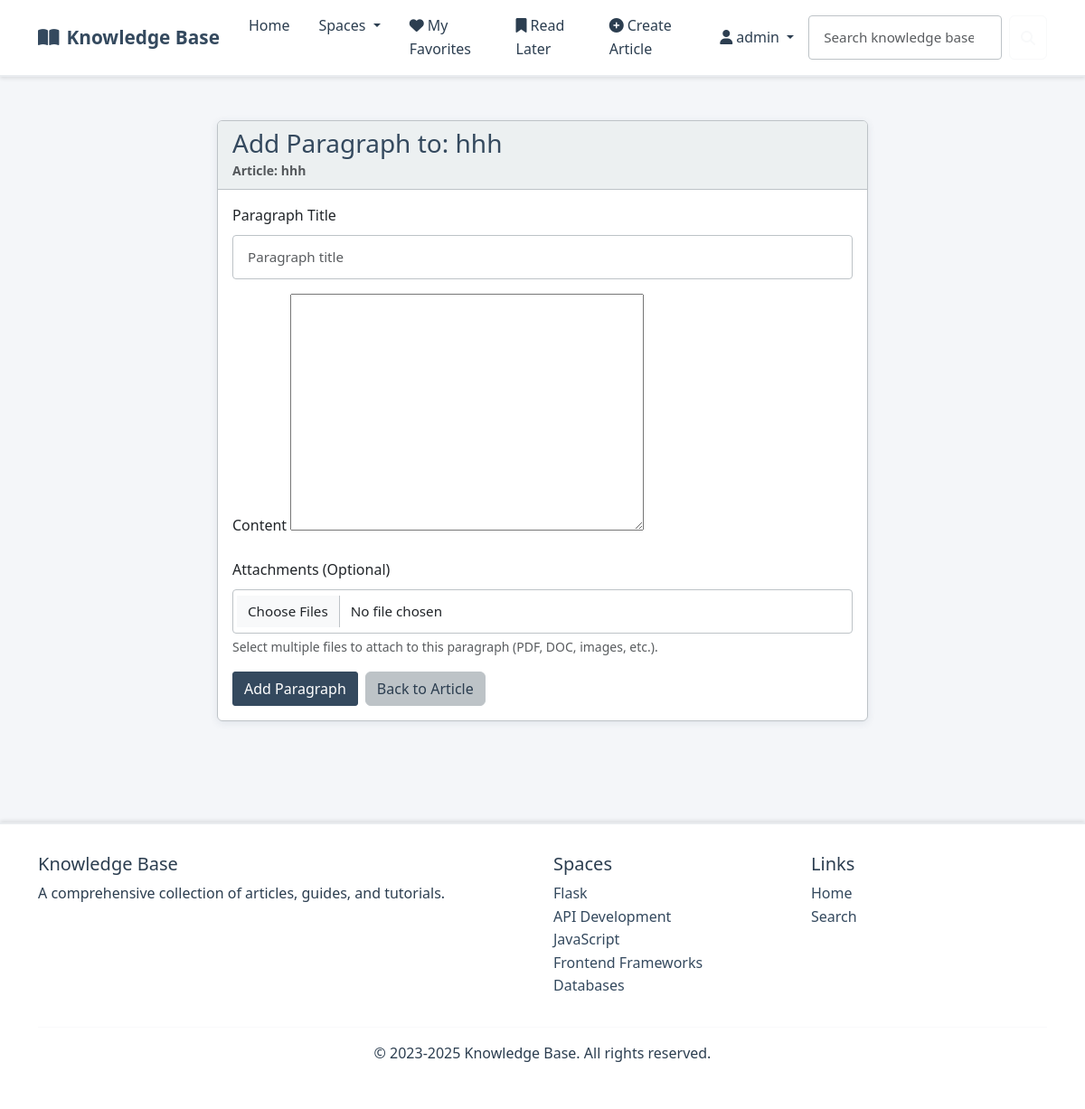
Screenshot of /article/10/paragraph/add/ (signed in) with the database file from the repository.
### kb/models.py (models this page shows, shortened)
class Article(models.Model):
    STATUS_CHOICES = [
        ('draft', 'Draft'),
        ('live', 'Live'),
        ('archive', 'Archive'),
    ]
    title = models.CharField(max_length=200)
    summary = models.TextField()
    space = models.ForeignKey(Space, on_delete=models.CASCADE, related_name='articles')
    author = models.ForeignKey(User, on_delete=models.CASCADE, related_name='articles', null=True, blank=True)
    status = models.CharField(max_length=10, choices=STATUS_CHOICES, default='draft')
    tags = models.JSONField(default=list)
    created_at = models.DateField(default=timezone.now)
    updated_at = models.DateField(default=timezone.now)

class Space(models.Model):
    ICON_CHOICES = [
        ('fas fa-folder', 'Folder'),
        ('fas fa-book', 'Book'),
        ('fas fa-lightbulb', 'Lightbulb'),
        ('fas fa-cog', 'Settings'),
        ('fas fa-rocket', 'Rocket'),
        ('fas fa-star', 'Star'),
        ('fas fa-heart', 'Heart'),
        ('fas fa-trophy', 'Trophy'),
        ('fas fa-graduation-cap', 'Education'),
        ('fas fa-code', 'Code'),
        ('fas fa-database', 'Database'),
        ('fas fa-shield-alt', 'Security'),
        ('fas fa-users', 'Team'),
        ('fas fa-chart-line', 'Analytics'),
        ('fas fa-puzzle-piece', 'Puzzle'),
        ('fas fa-tools', 'Tools'),
        ('fas fa-globe', 'Global'),
        ('fas fa-mobile-alt', 'Mobile'),
        ('fas fa-cloud', 'Cloud'),
        ('fas fa-fire', 'Fire'),
    ]
    name = models.CharField(max_length=100)
    description = models.TextField()
    label = models.ForeignKey(Label, on_delete=models.SET_NULL, null=True, blank=True, related_name='spaces')
    icon = models.CharField(max_length=50, choices=ICON_CHOICES, default='fas fa-folder')
    class Meta:
        verbose_name_plural = "Spaces"

### kb/views.py (the view)
# urls.py: path('article/<int:article_id>/paragraph/add/', views.add_paragraph, name='add_paragraph'),
@login_required
def add_paragraph(request, article_id):
    article = get_object_or_404(Article, id=article_id)
    if article.author != request.user:
        messages.error(request, "You don't have permission to edit this article.")
        return redirect('article_detail', article_id=article.id)
    if request.method == 'POST':
        form = ParagraphForm(request.POST)
        if form.is_valid():
            paragraph = form.save(commit=False)
            paragraph.article = article
            last_paragraph = article.paragraphs.order_by('-order').first()
            paragraph.order = (last_paragraph.order + 1) if last_paragraph else 1
            paragraph.save()
            files = request.FILES.getlist('attachments')
            for file in files:
                ParagraphAttachment.objects.create(
                    paragraph=paragraph,
                    file=file,
                    original_name=file.name
                )
            messages.success(request, "Paragraph added successfully.")
            return redirect('edit_article', article_id=article.id)
    else:
        form = ParagraphForm()
    return render(request, 'paragraph_form.html', {
        'form': form,
        'article': article,
        'title': f'Add Paragraph to: {article.title}',
        'submit_text': 'Add Paragraph'
    })

### kb/forms.py (shortened to what this page needs)
class ParagraphForm(forms.ModelForm):
    class Meta:
        model = ArticleParagraph
        fields = ('title', 'content')
        widgets = {
            'title': forms.TextInput(attrs={'class': 'form-control', 'placeholder': 'Paragraph title'}),
            'content': forms.Textarea(attrs={'class': 'tinymce', 'required': False}),
        }
    class Media:
        css = {
            'all': ('https://cdnjs.cloudflare.com/ajax/libs/tinymce/6.4.2/skins/ui/oxide-dark/skin.min.css',)
        }
        js = (
            'https://cdnjs.cloudflare.com/ajax/libs/tinymce/6.4.2/tinymce.min.js',
        )

### kb/context_processors.py (called while the page is built)
def categories_processor(request):
    return {
        'spaces': Space.objects.all()
    }

### templates/paragraph_form.html (shortened to what this page needs)
{% extends 'layout.html' %}
{% load static %}
{% block content %}
<div class="container py-4">
    <div class="row justify-content-center">
        <div class="col-lg-8">
            <div class="card">
                <div class="card-header">
                    <h3 class="mb-0">{{ title }}</h3>
                    <small class="text-muted">Article: {{ article.title }}</small>
                </div>
                <div class="card-body">
                    <form method="post" enctype="multipart/form-data" id="paragraphForm">
                        <div class="mb-3">
                            <label for="id_title" class="form-label">Paragraph Title</label>
                            {{ form.title }}
                        </div>
                        <div class="mb-3">
                            <label for="id_content" class="form-label">Content</label>
                            {{ form.content }}
                        </div>
                        <div class="mb-3">
                            <label for="id_attachments" class="form-label">Attachments (Optional)</label>
                            <input type="file" name="attachments" class="form-control" multiple>
                            <div class="form-text">Select multiple files to attach to this paragraph (PDF, DOC, images, etc.).</div>
                        </div>
                        <div class="d-flex gap-2">
                            <button type="submit" class="btn btn-primary">{{ submit_text }}</button>
                            <a href="{% url 'edit_article' article_id=article.id %}" class="btn btn-secondary">Back to Article</a>
                        </div>
                    </form>
                </div>
            </div>
        </div>
    </div>
</div>
{% endblock %}

### templates/layout.html (shortened to what this page needs)
{% load static %}
<!DOCTYPE html>
<html lang="en">
<head>
    <link href="https://cdn.jsdelivr.net/npm/bootstrap@5.3.0/dist/css/bootstrap.min.css" rel="stylesheet">
    <link rel="stylesheet" href="https://cdnjs.cloudflare.com/ajax/libs/font-awesome/6.4.0/css/all.min.css">
    <link rel="stylesheet" href="https://cdnjs.cloudflare.com/ajax/libs/highlight.js/11.7.0/styles/github-dark.min.css">
    <link rel="stylesheet" href="{% static 'css/custom.css' %}">
</head>
<body>
    <nav class="navbar navbar-expand-lg" style="background-color: #ffffff; border-bottom: 2px solid #e9ecef; box-shadow: 0 2px 4px rgba(0,0,0,0.1);">
        <div class="container">
            <a class="navbar-brand" href="{% url 'index' %}">
                <i class="fas fa-book-open me-2"></i>Knowledge Base
            </a>
            <div class="collapse navbar-collapse" id="navbarMain">
                <ul class="navbar-nav me-auto">
                    <li class="nav-item">
                        <a class="nav-link {% if request.path == '/' %}active{% endif %}" href="{% url 'index' %}">Home</a>
                    </li>
                    <li class="nav-item dropdown">
                        <a class="nav-link dropdown-toggle" href="#" id="spacesDropdown" role="button" data-bs-toggle="dropdown" aria-expanded="false">
                            Spaces
                        </a>
                    </li>
                    {% if user.is_authenticated %}
                    <li class="nav-item">
                        <a class="nav-link {% if request.path == '/my-favorites/' %}active{% endif %}" href="{% url 'my_favorites' %}">
                            <i class="fas fa-heart me-1"></i>My Favorites
                        </a>
                    </li>
                    <li class="nav-item">
                        <a class="nav-link {% if request.path == '/my-read-later/' %}active{% endif %}" href="{% url 'my_read_later' %}">
                            <i class="fas fa-bookmark me-1"></i>Read Later
                        </a>
                    </li>
                    <li class="nav-item">
                        <a class="nav-link {% if request.path == '/article/create/' %}active{% endif %}" href="{% url 'create_article' %}">
                            <i class="fas fa-plus-circle me-1"></i>Create Article
                        </a>
                    </li>
                    {% endif %}
                </ul>
                <ul class="navbar-nav ms-auto">
                    {% if user.is_authenticated %}
                    <li class="nav-item dropdown">
                        <a class="nav-link dropdown-toggle" href="#" id="userDropdown" role="button" data-bs-toggle="dropdown" aria-expanded="false">
                            <i class="fas fa-user me-1"></i>{{ user.username }}
                        </a>
                    </li>
                    {% endif %}
                </ul>
                <div class="d-flex position-relative">
                    <form id="searchForm" class="d-flex" action="{% url 'search' %}" method="get">
                        <input id="searchInput" class="form-control me-2" type="search" placeholder="Search knowledge base..." aria-label="Search" name="q">
                        <button class="btn btn-outline-light" type="submit">
                            <i class="fas fa-search"></i>
                        </button>
                    </form>
                </div>
            </div>
        </div>
    </nav>
    <main class="container py-4">
        {% block content %}{% endblock %}
    </main>
    <footer class="footer">
        <div class="container">
            <div class="row">
                <div class="col-md-6">
                    <h5>Knowledge Base</h5>
                    <p>A comprehensive collection of articles, guides, and tutorials.</p>
                </div>
                <div class="col-md-3">
                    <h5>Spaces</h5>
                    <ul class="list-unstyled">
                        {% for space in spaces %}
                        <li><a href="{% url 'space_detail' space_id=space.id %}" class="text-decoration-none" style="color: var(--primary-corporate);">{{ space.name }}</a></li>
                        {% endfor %}
                    </ul>
                </div>
                <div class="col-md-3">
                    <h5>Links</h5>
                    <ul class="list-unstyled">
                        <li><a href="{% url 'index' %}" class="text-decoration-none" style="color: var(--primary-corporate);">Home</a></li>
                        <li><a href="{% url 'search' %}" class="text-decoration-none" style="color: var(--primary-corporate);">Search</a></li>
                    </ul>
                </div>
            </div>
            <hr style="border-color: #e9ecef;">
            <div class="text-center">
                <p>&copy; 2023-2025 Knowledge Base. All rights reserved.</p>
            </div>
        </div>
    </footer>
</body>
</html>

### static/css/custom.css (style rules this page uses)
:root { --primary-corporate: #34495e; --secondary-corporate: #2c3e50; --accent-corporate: #3498db; --success-corporate: #27ae60; --warning-corporate: #f39c12; --danger-corporate: #e74c3c; --light-corporate: #ecf0f1; --dark-corporate: #2c3e50; --background-corporate: #f4f6f9; --text-corporate: #2c3e50; --border-corporate: #bdc3c7; --shadow-corporate: rgba(52, 73, 94, 0.1); }
body { background-color: var(--background-corporate); color: var(--text-corporate); font-family: 'Segoe UI', Tahoma, Geneva, Verdana, sans-serif; line-height: 1.6; }
.navbar-brand { color: var(--primary-corporate) !important; font-weight: 600; font-size: 1.3rem; }
.navbar-nav .nav-link { color: var(--text-corporate) !important; font-weight: 500; padding: 0.5rem 1rem !important; transition: all 0.3s ease; border-radius: 4px; }
.btn-primary { background-color: var(--primary-corporate); border-color: var(--primary-corporate); font-weight: 500; border-radius: 3px; }
.btn-secondary { background-color: var(--border-corporate); border-color: var(--border-corporate); color: var(--text-corporate); }
.card { background-color: #ffffff; border: 1px solid var(--border-corporate); border-radius: 6px; box-shadow: 0 2px 8px var(--shadow-corporate); transition: all 0.3s ease; }
.card-header { background-color: var(--light-corporate); border-bottom: 1px solid var(--border-corporate); font-weight: 600; color: var(--primary-corporate); }
.form-control { border: 1px solid var(--border-corporate); border-radius: 4px; padding: 0.75rem 1rem; font-size: 0.95rem; }
.footer { margin-top: 4rem; padding: 2rem 0; border-top: 1px solid var(--bs-border-color); }
.footer { margin-top: 4rem; padding: 2rem 0; background-color: #ffffff; color: var(--text-corporate); border-top: 2px solid #e9ecef; box-shadow: 0 -2px 4px rgba(0,0,0,0.1); }

### rows the page displays
Article: title "hhh"
Space: name "Flask"
Space: name "API Development"
Space: name "JavaScript"
Space: name "Frontend Frameworks"
Space: name "Databases"

### other values shown
{{ user.username }} "admin"
{{ title }} "Add Paragraph to: hhh"
{{ submit_text }} "Add Paragraph"
